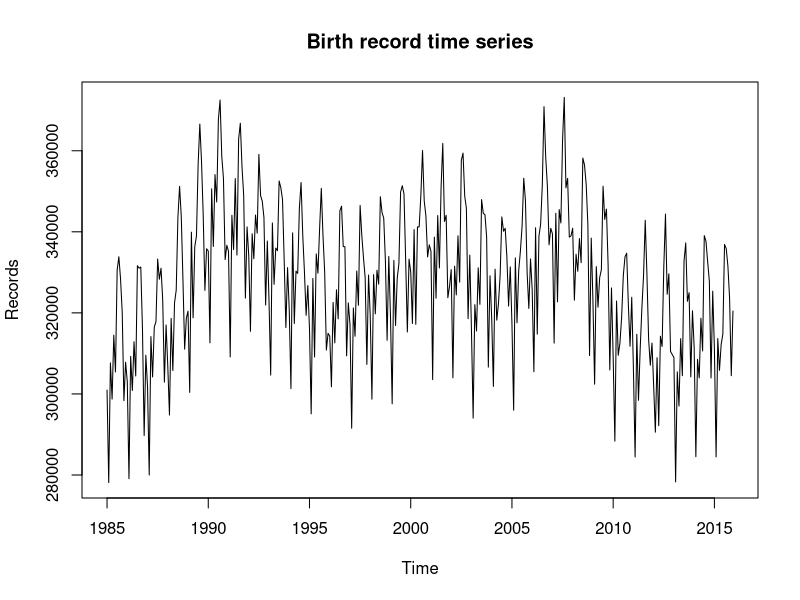
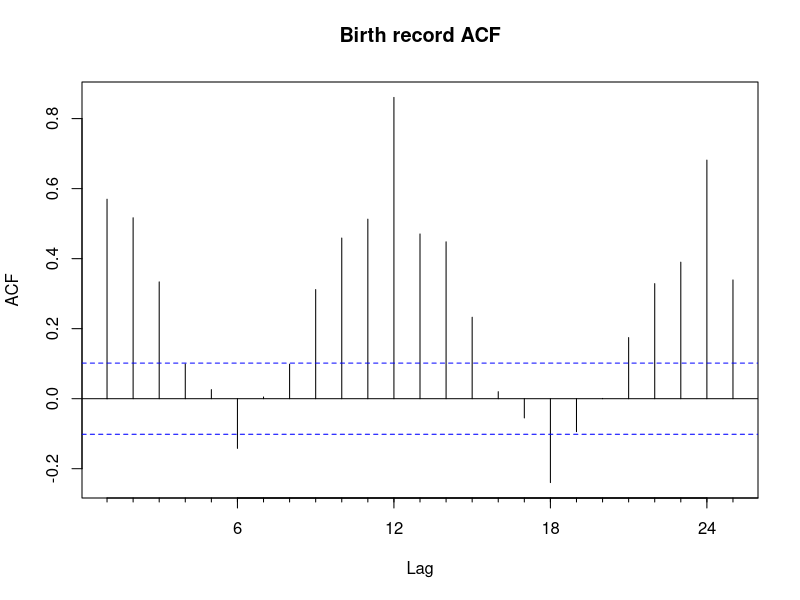
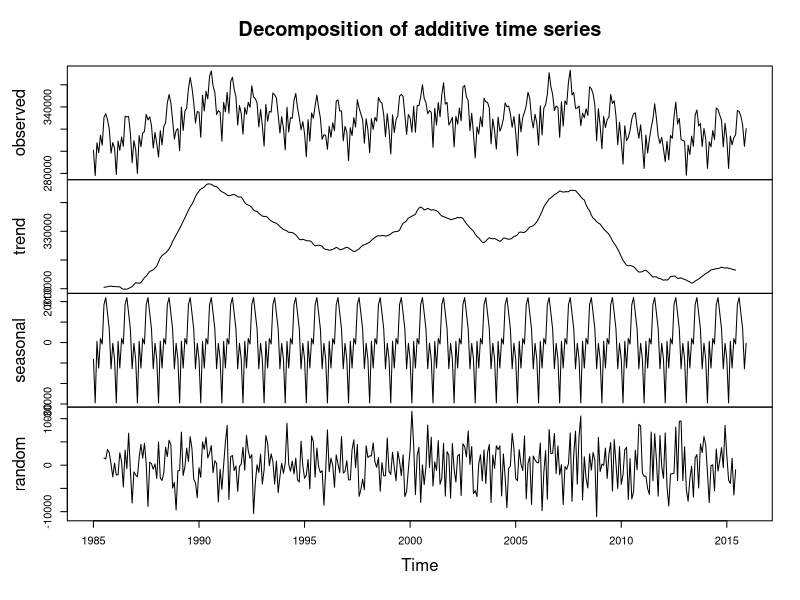
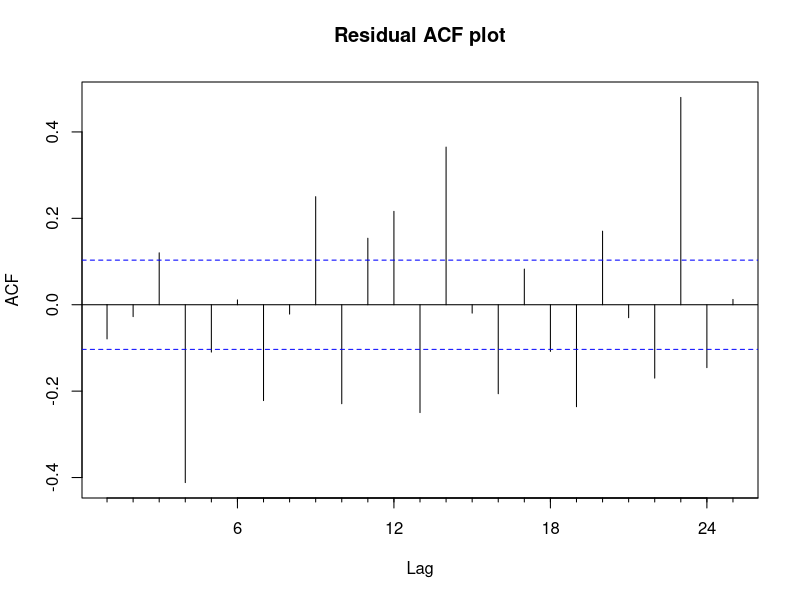
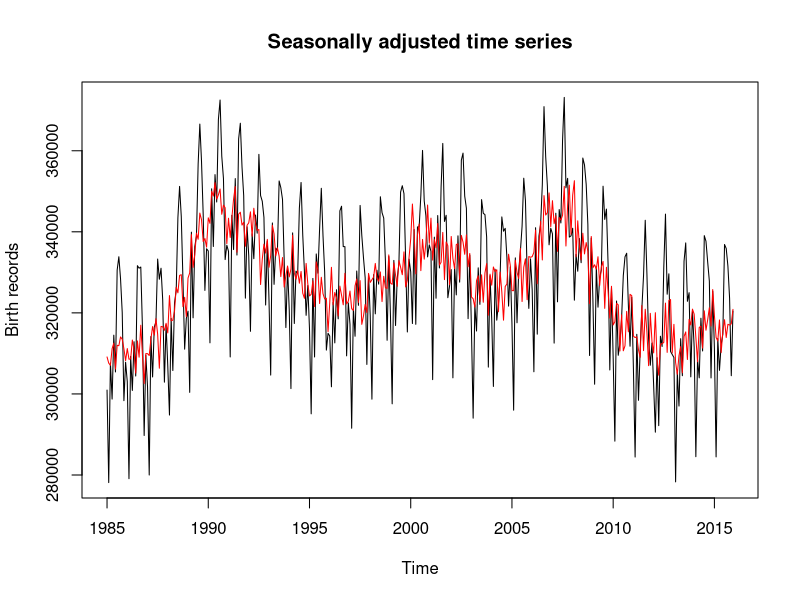
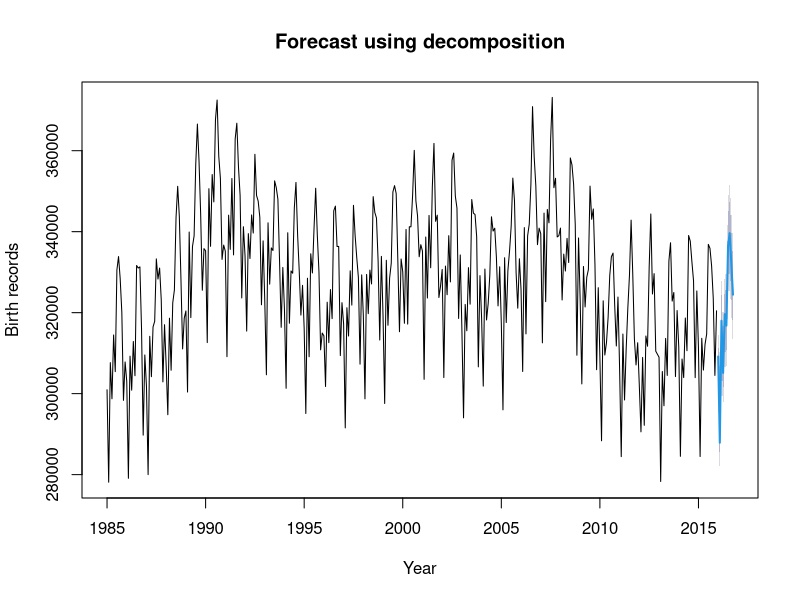

Generate these figures, in order, with R:
## ---- chunk 1
# Import the csv file into R
library(readr)
library(forecast)
birth_data <- read_csv('aggregated_data.csv')

#Convert birth_data into a time series
ts_birth <- ts(birth_data$Records, start = c(1985, 1), frequency = 12)
## ---- chunk 2
# ACF plot suggests the birth time series has a seasonal pattern
plot(ts_birth, main = 'Birth record time series',
     xlab = 'Time',
     ylab = 'Records')

Acf(ts_birth, , main = 'Birth record ACF',
     xlab = 'Lag',
     ylab = 'ACF')

## ---- chunk 3
# Perform decomposition
decom_birth <- decompose(ts_birth)
plot(decom_birth)
attributes(decom_birth)

Acf(decom_birth$random, main ='Residual ACF plot')
decom_birth$type

# the decompose function indicates that the birth time series is an additive time series. The ACF plot suggests that the residuals are random

## ---- chunk 4
# Adjust seasonality

#When adjusted for seasonality, the resulting time series fall in the middle of the original time series, indicating constant variability nature of the additive model.
s_adj <- seasadj(decom_birth)
plot(ts_birth,
      main = 'Seasonally adjusted time series',
      xlab = 'Time',
      ylab = 'Birth records')
lines(s_adj, col='red')
## ---- chunk 5
# Forecast using decomposition
# The decomposition method, surprisingly, results in a low MAPE (1.2%) for the birth data, compared to the MAPE for other forecast methods in the previous homework.
stl_birth <- stl(ts_birth, s.window='periodic')
stl_forecast <- forecast(stl_birth, h=10)
plot(stl_forecast,
     main = 'Forecast using decomposition',
     xlab = 'Year',
     ylab = 'Birth records')

summary(stl_forecast)
